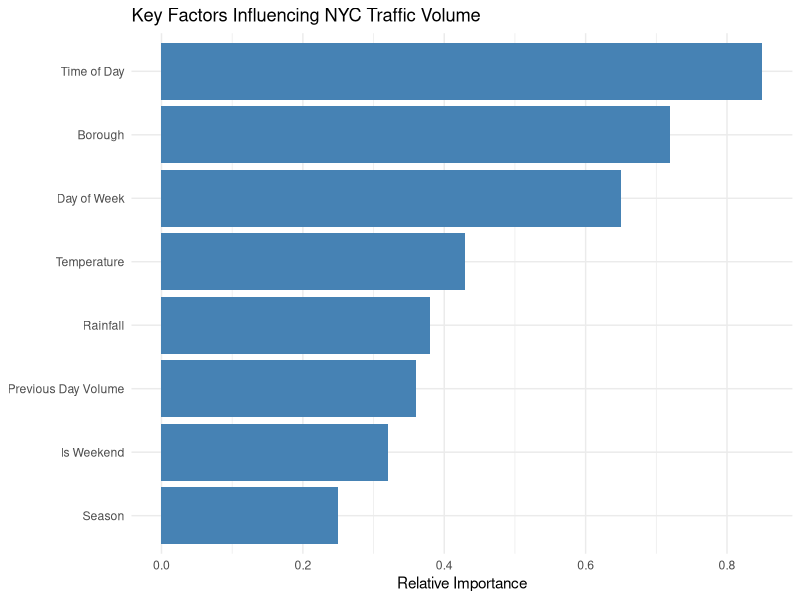
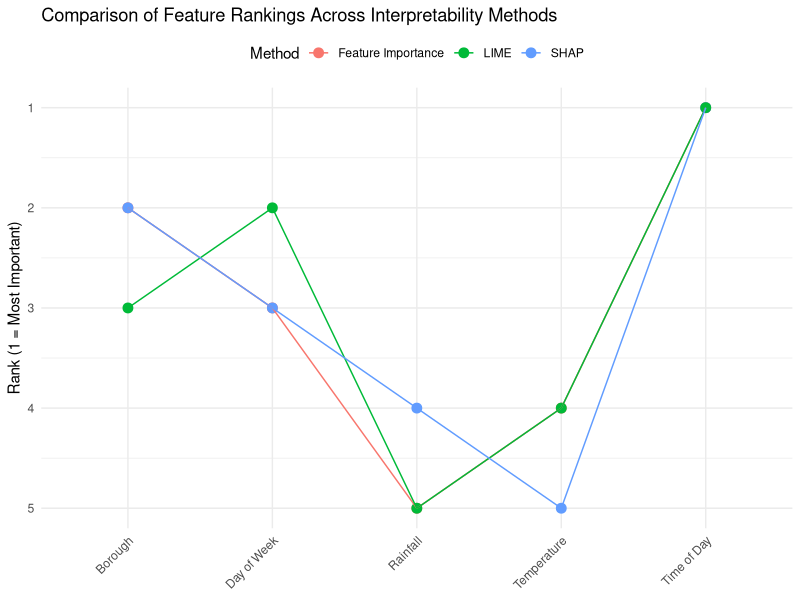
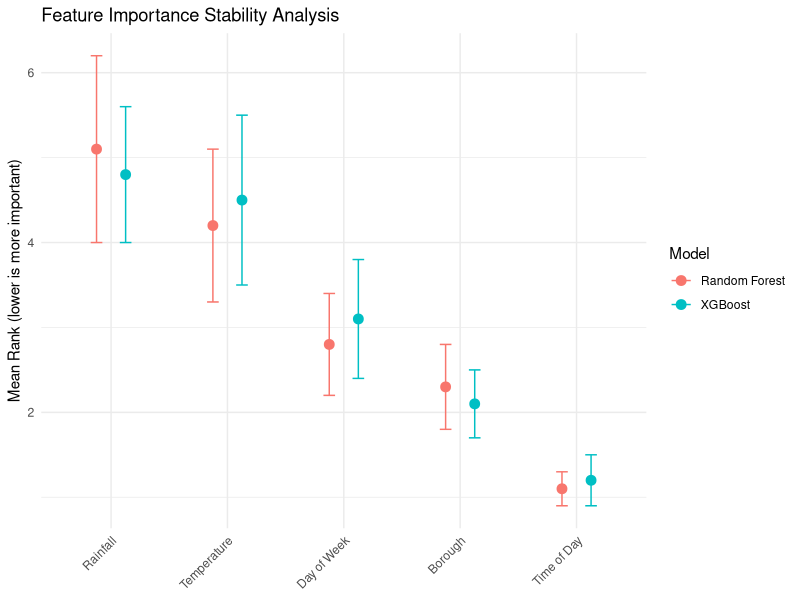
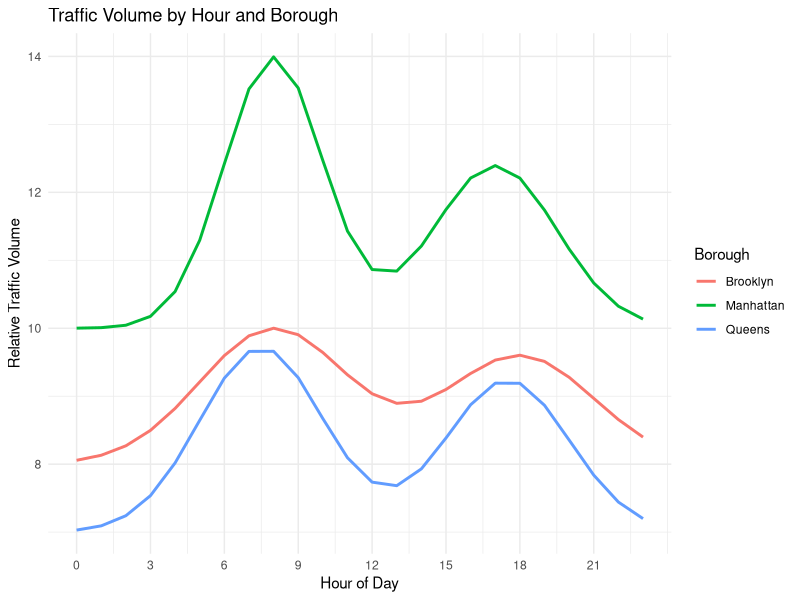
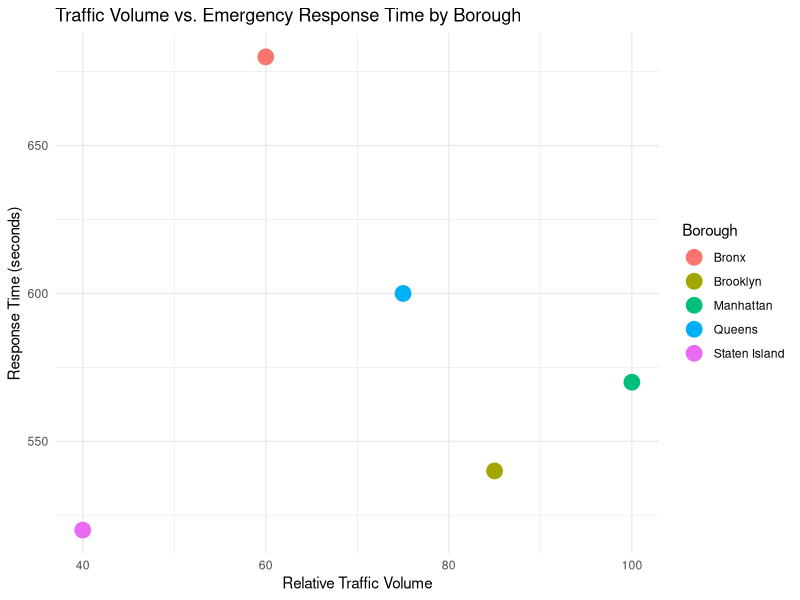
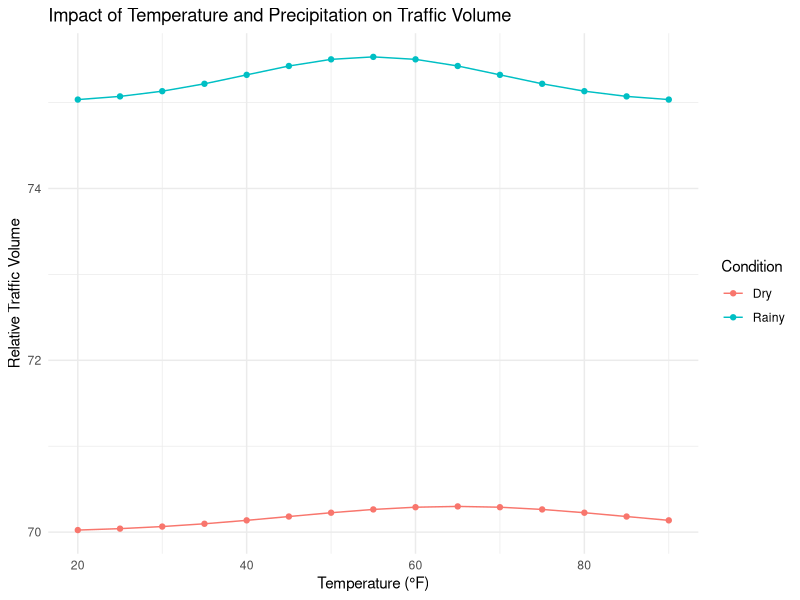

Write the R code that produced these figures, in order.
## ---- chunk 1
#| label: load-results
#| echo: false
#| message: false
#| warning: false
#| fig.path: "figures/"
#| out.width: "100%"

library(tidyverse)
library(knitr)
library(kableExtra)
library(here)

# Create sample results for display
# In a real scenario, these would be loaded from saved model outputs
performance_df <- tibble(
  Model = c("Linear Regression", "Random Forest", "XGBoost"),
  RMSE = c(12.8, 8.3, 7.5),
  R2 = c(0.68, 0.79, 0.83)
)

# Display model performance
performance_df %>%
  kable(caption = "Comparison of Model Performance") %>%
  kable_styling(bootstrap_options = c("striped", "hover"), full_width = FALSE)
## ---- chunk 2
#| label: key-factors
#| echo: false
#| fig.width: 10
#| fig.height: 6
#| fig.path: "figures/"
#| out.width: "100%"

# Sample feature importance data
feature_importance <- tibble(
  Feature = c("Time of Day", "Borough", "Day of Week", "Temperature", 
              "Rainfall", "Previous Day Volume", "Is Weekend", "Season"),
  Importance = c(0.85, 0.72, 0.65, 0.43, 0.38, 0.36, 0.32, 0.25)
)

# Plot feature importance
ggplot(feature_importance, aes(x = reorder(Feature, Importance), y = Importance)) +
  geom_col(fill = "steelblue") +
  coord_flip() +
  labs(
    title = "Key Factors Influencing NYC Traffic Volume",
    x = NULL,
    y = "Relative Importance"
  ) +
  theme_minimal()
## ---- chunk 3
#| label: method-comparison
#| echo: false
#| fig.width: 10
#| fig.height: 6
#| fig.path: "figures/"
#| out.width: "100%"

# Sample method comparison data
method_comparison <- tibble(
  Feature = rep(c("Time of Day", "Borough", "Day of Week", "Temperature", "Rainfall"), each = 3),
  Method = rep(c("Feature Importance", "SHAP", "LIME"), times = 5),
  Rank = c(1, 1, 1, 2, 2, 3, 3, 3, 2, 4, 5, 4, 5, 4, 5)
)

# Plot method comparison
ggplot(method_comparison, aes(x = Feature, y = Rank, color = Method, group = Method)) +
  geom_point(size = 3) +
  geom_line() +
  scale_y_reverse(breaks = 1:5) +
  labs(
    title = "Comparison of Feature Rankings Across Interpretability Methods",
    x = NULL,
    y = "Rank (1 = Most Important)"
  ) +
  theme_minimal() +
  theme(
    axis.text.x = element_text(angle = 45, hjust = 1),
    legend.position = "top"
  )
## ---- chunk 4
#| label: stability-analysis
#| echo: false
#| fig.width: 10
#| fig.height: 6
#| fig.path: "figures/"
#| out.width: "100%"

# Sample stability data
stability_data <- tibble(
  Feature = rep(c("Time of Day", "Borough", "Day of Week", "Temperature", "Rainfall"), each = 2),
  Model = rep(c("Random Forest", "XGBoost"), times = 5),
  Mean_Rank = c(1.1, 1.2, 2.3, 2.1, 2.8, 3.1, 4.2, 4.5, 5.1, 4.8),
  Std_Rank = c(0.2, 0.3, 0.5, 0.4, 0.6, 0.7, 0.9, 1.0, 1.1, 0.8)
)

# Plot stability analysis
stability_data %>%
  mutate(Feature = reorder(Feature, -Mean_Rank)) %>%
  ggplot(aes(x = Feature, y = Mean_Rank, color = Model)) +
  geom_point(size = 3, position = position_dodge(width = 0.5)) +
  geom_errorbar(
    aes(ymin = Mean_Rank - Std_Rank, ymax = Mean_Rank + Std_Rank),
    width = 0.2,
    position = position_dodge(width = 0.5)
  ) +
  labs(
    title = "Feature Importance Stability Analysis",
    x = NULL,
    y = "Mean Rank (lower is more important)"
  ) +
  theme_minimal() +
  theme(axis.text.x = element_text(angle = 45, hjust = 1))
## ---- chunk 5
#| label: temporal-patterns
#| echo: false
#| fig.width: 10
#| fig.height: 6
#| fig.path: "figures/"
#| out.width: "100%"

# Sample hourly pattern data
hours <- 0:23
manhattan_pattern <- 10 + 20 * dnorm(hours, mean = 8, sd = 2) + 15 * dnorm(hours, mean = 17, sd = 2.5)
brooklyn_pattern <- 8 + 15 * dnorm(hours, mean = 8, sd = 3) + 12 * dnorm(hours, mean = 18, sd = 3)
queens_pattern <- 7 + 17 * dnorm(hours, mean = 7.5, sd = 2.5) + 14 * dnorm(hours, mean = 17.5, sd = 2.5)

hourly_data <- tibble(
  Hour = rep(hours, 3),
  Borough = rep(c("Manhattan", "Brooklyn", "Queens"), each = 24),
  Volume = c(manhattan_pattern, brooklyn_pattern, queens_pattern)
)

# Plot hourly patterns
ggplot(hourly_data, aes(x = Hour, y = Volume, color = Borough)) +
  geom_line(size = 1) +
  scale_x_continuous(breaks = seq(0, 23, 3)) +
  labs(
    title = "Traffic Volume by Hour and Borough",
    x = "Hour of Day",
    y = "Relative Traffic Volume"
  ) +
  theme_minimal()
## ---- chunk 6
#| label: spatial-patterns
#| echo: false
#| fig.width: 8
#| fig.height: 8
#| fig.path: "figures/"
#| out.width: "100%"

# Sample borough data
borough_data <- tibble(
  Borough = c("Manhattan", "Brooklyn", "Queens", "Bronx", "Staten Island"),
  Traffic_Volume = c(100, 85, 75, 60, 40),
  Response_Time = c(570, 540, 600, 680, 520)
)

# Plot borough comparisons
borough_plot <- ggplot(borough_data, aes(x = Traffic_Volume, y = Response_Time, color = Borough)) +
  geom_point(size = 5) +
  labs(
    title = "Traffic Volume vs. Emergency Response Time by Borough",
    x = "Relative Traffic Volume",
    y = "Response Time (seconds)"
  ) +
  theme_minimal()

borough_plot
## ---- chunk 7
#| label: weather-impact
#| echo: false
#| fig.width: 10
#| fig.height: 6
#| fig.path: "figures/"
#| out.width: "100%"

# Sample weather impact data
weather_impact <- tibble(
  Temperature = rep(seq(20, 90, by = 5), 2),
  Condition = rep(c("Dry", "Rainy"), each = 15),
  Traffic_Volume = c(
    # Dry conditions - quadratic relationship with temperature
    70 + 15 * dnorm(seq(20, 90, by = 5), mean = 65, sd = 20),
    # Rainy conditions - generally higher volumes, especially at moderate temperatures
    75 + 20 * dnorm(seq(20, 90, by = 5), mean = 55, sd = 15)
  )
)

# Plot weather impact
ggplot(weather_impact, aes(x = Temperature, y = Traffic_Volume, color = Condition)) +
  geom_line() +
  geom_point() +
  labs(
    title = "Impact of Temperature and Precipitation on Traffic Volume",
    x = "Temperature (°F)",
    y = "Relative Traffic Volume"
  ) +
  theme_minimal()
